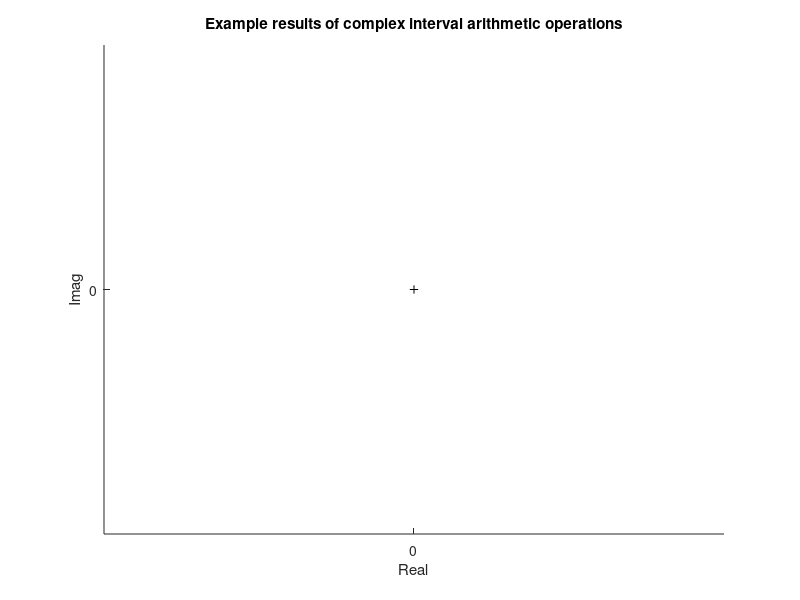

The MATLAB source for this figure: (Note: this script raises an error after producing the figure.)
%% Single complex intervals (defined by double type)

clear;
close all

figure(1);hold on;axis equal
plot(0,0,'k+')
xlabel('Real')
ylabel('Imag')
set(0, 'DefaultLineLineWidth', 2);
title('Example results of complex interval arithmetic operations')

% Rectangular interval
rI = ciat.RectangularInterval(1,2,2,4);
rI.plot('b-');

% Circular interval
cI = ciat.CircularInterval(-2+3i,1);
cI.plot('b-');

% Polar interval
pI = ciat.PolarInterval(1,2,-2,-3);
pI.plot('b-');

% Polygonal interval
gI = ciat.PolygonalInterval([1-1i, 3-2i, 2-3i, 1-2i]);
gI.plot('b-');

% Polyarcular interval
aI = ciat.PolyarcularInterval([ciat.Arc(3+0.5i,1,ciat.RealInterval([-.7,-.4]*pi)),...
                               ciat.Arc(4+2.5i,-0.7,ciat.RealInterval([.3,.5]*pi)),...
                               ciat.Arc(2+1.5i,0,ciat.RealInterval(0))]);
aI.plot('b-');
%% Cast complex interval types

% Rectangular to circular
rcI = ciat.CircularInterval(rI);
rcI.plot('r--');

% Rectangular to polar
rpI = ciat.PolarInterval(rI);
rpI.plot('r--');

% Rectangular to polygonal
rgI = ciat.PolygonalInterval(rI);
rgI.plot('r--');

% Rectangular to polyarcular
raI = ciat.PolyarcularInterval(rI);
raI.plot('k:','LineWidth',2);

% Circular to rectangular
crI = ciat.RectangularInterval(cI);
crI.plot('r--');

% Circular to polar
cpI = ciat.PolarInterval(cI);
cpI.plot('r--');

% Circular to polygonal
cgI = ciat.PolygonalInterval(cI);
cgI.plot('r--');

% Circular to polyarcular
caI = ciat.PolyarcularInterval(cI);
caI.plot('k:','LineWidth',2);

% Polar to rectangular
prI = ciat.RectangularInterval(pI);
prI.plot('r--');

% Polar to circular
pcI = ciat.CircularInterval(pI);
pcI.plot('r--');

% Polar to polygonal
pgI = ciat.PolygonalInterval(pI);
pgI.plot('r--');

% Polar to polyarcular
paI = ciat.PolyarcularInterval(pI);
paI.plot('k:','LineWidth',2);

% Polygonal to rectangular
grI = ciat.RectangularInterval(gI);
grI.plot('r--');

% Polygonal to circular
gcI = ciat.CircularInterval(gI);
gcI.plot('r--');

% Polygonal to polar
gpI = ciat.PolarInterval(gI);
gpI.plot('r--');

% Polygonal to polyarcular
gaI = ciat.PolyarcularInterval(gI);
gaI.plot('k:','LineWidth',2);

% Polyarcular to rectangular
arI = ciat.RectangularInterval(aI);
arI.plot('r--');

% Polyarcular to polar
apI = ciat.PolarInterval(aI);
apI.plot('r--');

%% Transform complex intervals

% Negative intervals of all types
plot(-rI,'c-')
plot(-cI,'c-')
plot(-pI,'c-')
plot(-gI,'c-')

%% Combine complex intervals

% Add rectangular intervals
rI_plus = rI + crI;
rI_plus.plot('g-')

% Multiply rectangular intervals
rI_times = rI * crI;
rI_times.plot('g-')

% Add circular intervals
cI_plus = cI + rcI;
cI_plus.plot('g-')

% Multiply rectangular intervals
cI_times = cI * rcI;
cI_times.plot('g-')

% Multiply polar intervals
pI_times = cpI * rpI;
pI_times.plot('g-')

% Add polygonal intervals
gI_plus = rgI + cgI;
gI_plus.plot('g-')

% Add polygonal intervals
gI_plus = rgI + cgI;
gI_plus.plot('g-')

% Multiply polygonal intervals
gI_times = rgI * cgI;
gI_times.plot('g-')

% Add polyarcular intervals
aI_plus = paI + ciat.PolyarcularInterval(rpI);
aI_plus.plot('g-')

%% Unite or intersect complex intervals

% Union of rectangular intervals
cI_union = union([-rI,prI]);
cI_union.plot('r--')

% Intersection of rectangular intervals
gI_union = intersection([ciat.RectangularInterval(-cI),grI]);
gI_union.plot('k--')

% Union of circular intervals
cI_union = union([-cI,gcI]);
cI_union.plot('r--')

% Union of polar intervals
cI_union = union([cpI,pI_times]);
cI_union.plot('r--')

% Union of polygonal intervals
gI_union = union([ciat.PolygonalInterval(pI_times),gI_times]);
gI_union.plot('r--')

% Intersection of polygonal intervals
gI_union = intersection([ciat.PolygonalInterval(pI_times),gI_times]);
gI_union.plot('k--')